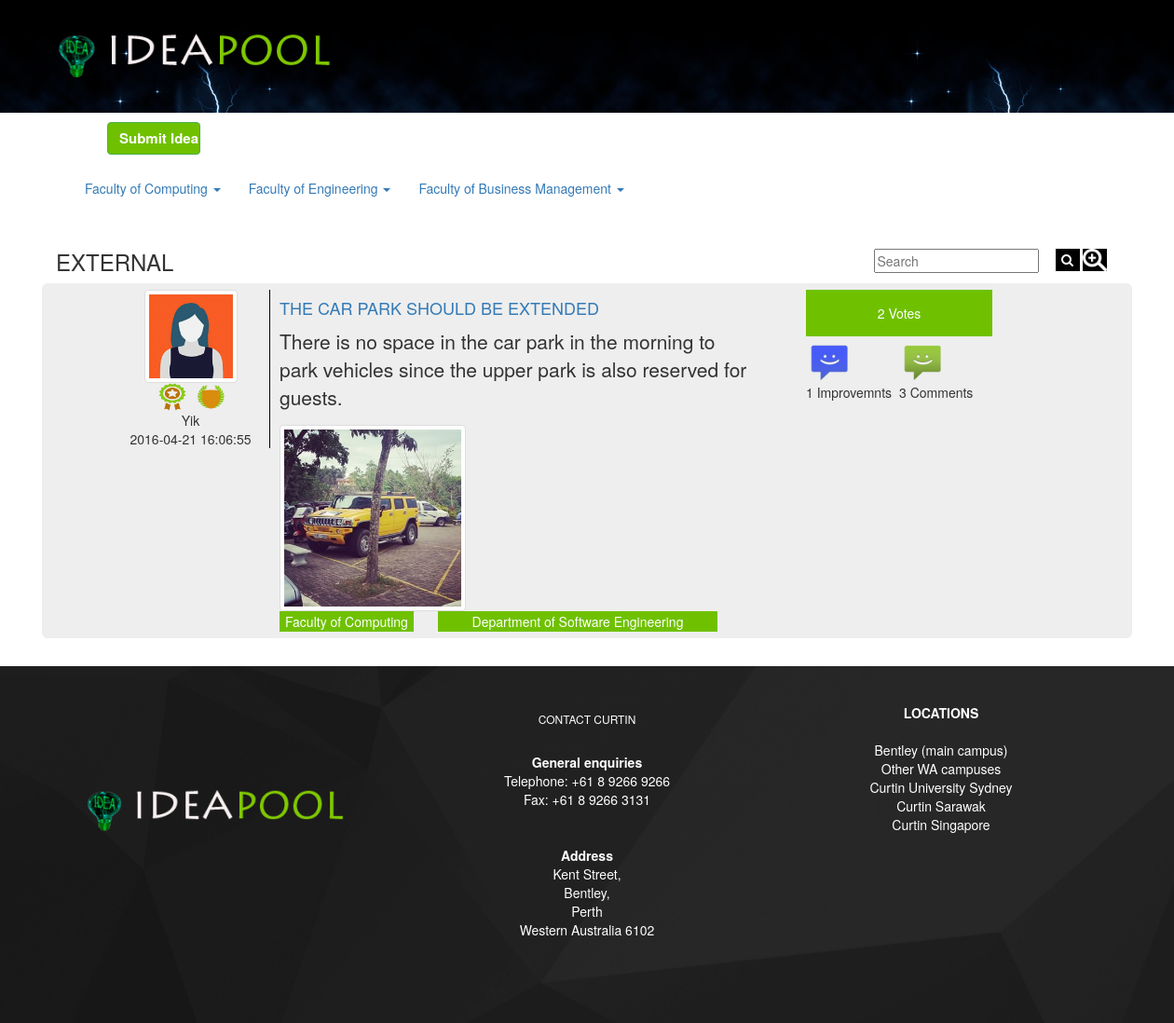
Page /external.php on the committed database.
### tables this page shows
CREATE TABLE IF NOT EXISTS `post` (
  `postId` varchar(10) NOT NULL,
  `userId` int(11) NOT NULL,
  `dateTime` datetime NOT NULL DEFAULT CURRENT_TIMESTAMP,
  `faculty` varchar(250) NOT NULL,
  `department` varchar(250) NOT NULL,
  `category` varchar(100) NOT NULL,
  `title` varchar(300) NOT NULL,
  `content` varchar(1000) NOT NULL,
  `views` int(100) NOT NULL DEFAULT '0',
  `date` date NOT NULL DEFAULT '2016-04-14',
  `files` varchar(100) NOT NULL,
  PRIMARY KEY (`postId`)
);

CREATE TABLE IF NOT EXISTS `register` (
  `id` int(11) NOT NULL AUTO_INCREMENT,
  `fname` varchar(45) NOT NULL,
  `lname` varchar(45) NOT NULL,
  `address` varchar(45) NOT NULL,
  `contact` int(11) NOT NULL,
  `gender` varchar(45) NOT NULL,
  `emil` varchar(45) NOT NULL,
  `category` varchar(45) NOT NULL,
  `universityID` varchar(45) NOT NULL,
  `Image` varchar(45) NOT NULL,
  `status` varchar(45) NOT NULL DEFAULT 'pending',
  `username` varchar(45) NOT NULL,
  `password` varchar(45) NOT NULL,
  `reward` int(10) NOT NULL DEFAULT '0',
  `reward2` int(10) NOT NULL DEFAULT '0',
  `reward3` int(10) NOT NULL DEFAULT '0',
  PRIMARY KEY (`id`)
);

CREATE TABLE IF NOT EXISTS `reward` (
  `id` int(20) NOT NULL AUTO_INCREMENT,
  `name` varchar(255) NOT NULL,
  `level` int(20) NOT NULL,
  `img` varchar(255) NOT NULL,
  `postcount` int(20) NOT NULL,
  `type` varchar(255) NOT NULL,
  `description` varchar(255) NOT NULL,
  PRIMARY KEY (`id`)
);

### external.php (the view, shortened to what this page needs)
<!DOCTYPE html PUBLIC "-//W3C//DTD XHTML 1.0 Transitional//EN" "http://www.w3.org/TR/xhtml1/DTD/xhtml1-transitional.dtd">
<html xmlns="http://www.w3.org/1999/xhtml">
<head>
   <link rel="stylesheet" href="css/bootstrap.min.css"></link>
 <link rel="stylesheet" href="css/ideacss.css" />
 <link rel="stylesheet" href="https://maxcdn.bootstrapcdn.com/font-awesome/4.5.0/css/font-awesome.min.css"/>
</head>
<body>
 <?php
    include('header.php');
 ?>
 <div class="container" style="margin-left:80px;">
  <a href="postSubmission.php" class="btn btn-success button_design">Submit Idea</a>
</div>
 <div class="container">
          <nav class="navbar navbar">
             <div class="container-fluid">
                  <ul class="nav navbar-nav">
                       <li class="dropdown">
                           <a class="dropdown-toggle in active" data-toggle="dropdown" href="#">Faculty of Computing
                            <span class="caret"></span></a>
                        </li>
                           <li class="dropdown">
                           <a class="dropdown-toggle" data-toggle="dropdown" href="#">Faculty of Engineering
                            <span class="caret"></span></a>
                        </li>
                        <li class="dropdown">
                           <a class="dropdown-toggle" data-toggle="dropdown" href="#">Faculty of Business Management
                            <span class="caret"></span></a>
                        </li>
                     </ul>
                </div>
           </nav>
 </div>
<div class="container">
  <div class="row">
                    <div class="col-md-2">
                             <h3>EXTERNAL </h3>
                    </div>
                    <div class="col-md-2">
                    </div>
                    <div class="col-md-3">
                    </div>
                    <div class="col-md-2">
                    </div>
                    <div class="col-md-3">
                           <div class="row searchgroup">
                                    <form method="post">
                              <div class="col-md-8 search_col">
                                     <input type="text" class="search_text" placeholder="Search" name="searchkey3"/>
                             </div>
                             <div class="col-md-4">
                                     <button class="search_btn" >
                                             <i class="fa fa-search"></i>
                                     </button>
                                       <a href="advanced.php" data-toggle="tooltip" data-placement="bottom" title="Advanced Search"> <img src="images/advsearch.png" class="advsearch" height="24px" width="26px"
                                     /></a>
                            </div>
                                  </form>
                          </div>
       </div>
      </div>
       <div class="row">
     <?php
	 	if(isset($_POST["searchkey3"])){
			$s= $_POST["searchkey3"];
			$where = "WHERE  category='External' and faculty='Faculty of Computing' and title like '%$s%'";
		}else{
			$where ="WHERE  category='External' and faculty='Faculty of Computing'";
		}
	  $sql="select * from post ".$where." order by dateTime desc";
	  include("database_connect.php");
	  $result=mysqli_query($con,$sql);
	  while($row = mysqli_fetch_array($result))
	  {
   ?>
     <div class="jumbotron viewblock">
       <div class="container">
           <div class="col-md-2 leftcolomn">
            <?php
		     $userid=$row['userId'];
             $sql5="SELECT * from register where id=$userid";
	        $result5=mysqli_query($con,$sql5);
			  if(mysqli_num_rows($result5)==0)
			   {
				    $photo="images/user2.jpg";
				   $GLOBALS["name"]='user';
			    }
			else{
	         while($row5 = mysqli_fetch_array($result5))
	         {
				   $photo=$row5["Image"];
           $reward=$row5["reward"];
                $reward3=$row5["reward3"];
			 }
             ?>
                   <?php
	               }
	             ?>
                 <div class="row">
                 <img src=<?= $photo ?> width="100" height="100" class="img img-thumbnail"/>
                 </div>
                   <div class="row">
                     <?php
                      $rewardimg=NULL;
                      $rewardimg3=NULL;
                      $sql6="select img,name from reward where level='$reward' and type='submission'";
                      $result6=mysqli_query($con,$sql6);
                        while($row6 = mysqli_fetch_array($result6))
                        {
                          $rewardimg=$row6["img"];
                          $title=$row6["name"];
                        }
                           if($rewardimg!=NULL)
                         {
                      ?>
                     <img src=<?= $rewardimg ?> width="40" height="30" data-toggle="tooltip" data-placement="bottom" title=<?=$title?> />
                     <?php
                      }
                     ?>
                      <?php
                          $sql7="select img,name from reward where level='$reward3' and type='improvement'";
                          $result7=mysqli_query($con,$sql7);
                        while($row7= mysqli_fetch_array($result7))
                        {
                          $rewardimg3=$row7["img"];
                          $title3=$row6["name"];
                        }
                         if($rewardimg3!=NULL)
                         {
                           ?>
                     <img src=<?= $rewardimg3 ?> width="35" height="30" data-toggle="tooltip" data-placement="bottom" title=<?=$title3?> />
                    <?php
                     }
                    ?>
                 </div>
                 <div class="row">
                 <?php echo $GLOBALS["name"]?>
                 </div>
                 <div class="row">
                 <?= $row["dateTime"]?>
                 </div>
           </div>
           <div class="col-md-6 middlecolomn">
               <div class="row title">
               <h4><a href="viewidea.php?id=<?=$row["postId"]?>"><?= $row["title"]?></a></h4>
               </div>
               <div class="row content">
               <p> <?php echo $row["content"]; ?></p>
               </div>
                <div class="row">
               <?php
               $img=$row["files"];
                    if(file_exists($img)&&strcmp($img,"images/")!=0)
                  {
                      ?>
               <img src=<?= $row["files"]?> width="200" height="100" class="img img-thumbnail"/>
                <?php
                }
               ?>
               </div>
                <div class="row">
                  <div class="col-md-4 departments">
                   <button class="submitidea2"><?php echo $row["faculty"]; ?></button>
                  </div>
                  <div class="col-md-6 departments">
                   <button class="submitidea3"><?php echo $row["department"]; ?></button>
                  </div>
               </div>
            </div>
            <div class="col-md-2 rightcolomn">
            <?php
            $id=$row["postId"];
            $sql2="select COUNT(*) AS votes from votes where submissionId='$id'";
	          include("database_connect.php");
	  	      $result2=mysqli_query($con,$sql2);
	          while($row2= mysqli_fetch_array($result2))
	          {
              ?>
                  <div class="row">
                 <button class="submitidea"><?php echo $row2["votes"] ?> Votes</button>
                </div>
                 <?php
	               }
	             ?>
                    <div class="row">
                          <?php $sql3="select COUNT(*) AS imp from comment where submissionId='$id' and commentType='Improvement'";
	                       include("database_connect.php");
	  	                   $result3=mysqli_query($con,$sql3);
	                       while($row3= mysqli_fetch_array($result3))
	                       {
                           ?>
                  <div class="col-md-6 iconcolomn">
                    <div class="image">
                    <img src="images/Android-Messages - Copy.png" width="50" height="50" class="img-responsive"/><?php echo $row3["imp"] ?> Improvemnts
                          </div>
						  <?php
	                       }
	                      ?>
                  </div>
                   <div class="col-md-6 iconcolomn">
                     <?php $sql4="select COUNT(*) AS cmt from comment where submissionId='$id' and commentType='Comment'";
	                       include("database_connect.php");
	  	                   $result4=mysqli_query($con,$sql4);
	                       while($row4= mysqli_fetch_array($result4))
	                       {
                           ?>
                              <div class="image">
                    <img src="images/Android-Messages.png" width="50" height="50" class="img-responsive" /><?php echo $row4["cmt"] ?> Comments
                        </div>
                         <?php
	                       }
	                      ?>
                   </div>
               </div>
            </div>
         </div>
      </div>
     <?php
	  }
	 ?>
     </div>
   </div>
     <?php
    include('footer.php');
   ?>
  </body>
</html>

### css/ideacss.css (style rules this page uses)
.submitidea { background-color:#6fc100; height:50px; width:200px; border:none; color:#FFF; }
.btn-success { background-color:#6fc100; height:35px; width:100px; font-weight:bolder; font-size:15px; }
.title { color:#6fc100; text-transform:uppercase; }
.viewblock { padding:.5em; padding-left:2em; }
.leftcolomn { text-align:center; margin-right:10px; border-right:1px solid black; }
.rightcolomn { padding:0; margin-left:5em; }
.iconcolomn { padding:0; }
.search_btn { background-color:black; color:white; border:none; height:24px; width:26px; margin-top:2px; }
.searchgroup { padding-top:1.2em; }
.search_col { padding-top:2px; }
.departments { padding:0px; }
.submitidea2 { background-color:#6fc100; border:none; color:#FFF; }
.submitidea3 { background-color:#6fc100; width:300px; border:none; color:#FFF; }
.advsearch { background-color:#000; margin-bottom:3px; }
.button_design { margin:10px; margin-left:20px; }

### rows in the picture
post: register.Image (picture), reward.img (picture), dateTime "2016-04-21 16:06:55", title "THE CAR PARK SHOULD BE EXTENDED", content "There is no space in the car park in the morning to park vehicles since the upper park is also reserved for guests.", files (picture), faculty "Faculty of Computing", department "Department of Software Engineering", votes "2", imp "1", cmt "3"
